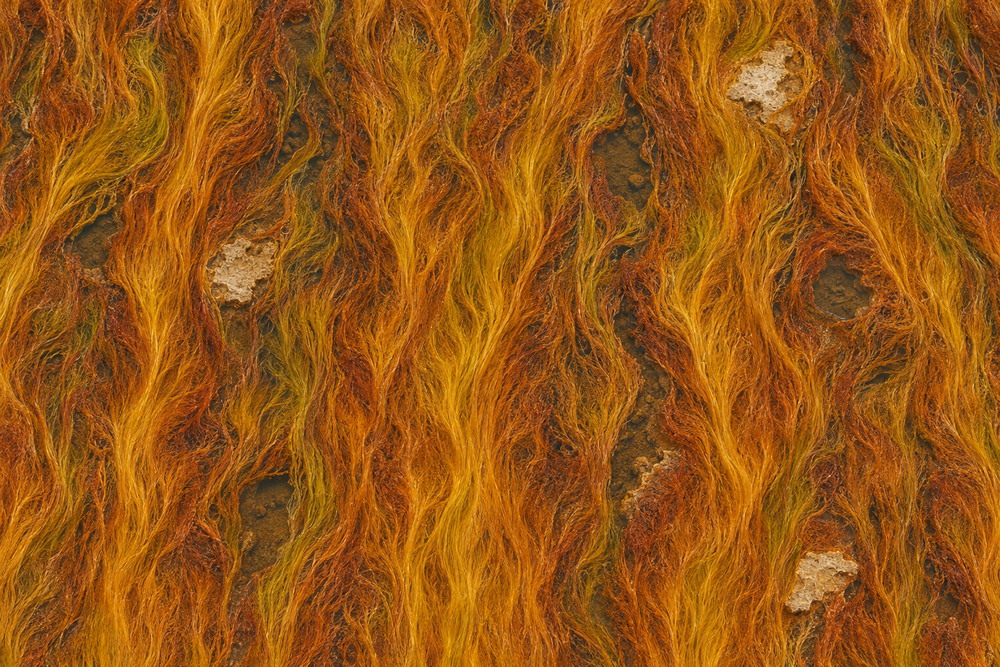
#> input picture assets-src/eye/fluid/mats-aerial-take1.png, 1000 x 667 px, shrunk from 1536 x 1024 before the run
$ python make_matcomb_round.py
#> lines starting #> are read from the running program, lines starting #| are printed output that depends on the picture
"""Writes public/assets/eye/lake/matcomb-round.jpg: the picture of the combed mats, made to meet itself from left to right.

The picture is laid round the lake. Laid turned over at each repeat it met itself, but along every line where it turned it was its own
mirror image, and the tresses on either side of the line made a butterfly. Here the left and right quarters of the picture are passed
over into its own middle, shifted by half its width, so the right edge runs on into the left with no line and nothing is turned over.
Where two layers of strands lie over each other their contrast is kept (the sum is divided by the root of the sum of the squares of
the two shares), so the band where they cross is as rich as the rest.

Run from the root of the repo: python3 assets-src/eye/fluid/make_matcomb_round.py
"""
from pathlib import Path

import numpy as np
from PIL import Image

ROOT = Path(__file__).resolve().parents[3]
SOURCE = ROOT / 'assets-src/eye/fluid/mats-aerial-take1.png'
TARGET = ROOT / 'public/assets/eye/lake/matcomb-round.jpg'

picture = np.asarray(Image.open(SOURCE).convert('RGB'), dtype=np.float64) / 255.0
width = picture.shape[1]
#> width = 1000
across = (np.arange(width) + 0.5) / width
#> across = 1000 values from 0.0005 to 1
# The share of the picture itself: all of it in the middle, none of it at its two edges.
ramp = np.clip(np.minimum(across, 1.0 - across) / 0.3, 0.0, 1.0)
share = (ramp * ramp * (3.0 - 2.0 * ramp))[None, :, None]
passed = np.roll(picture, width // 2, axis=1)
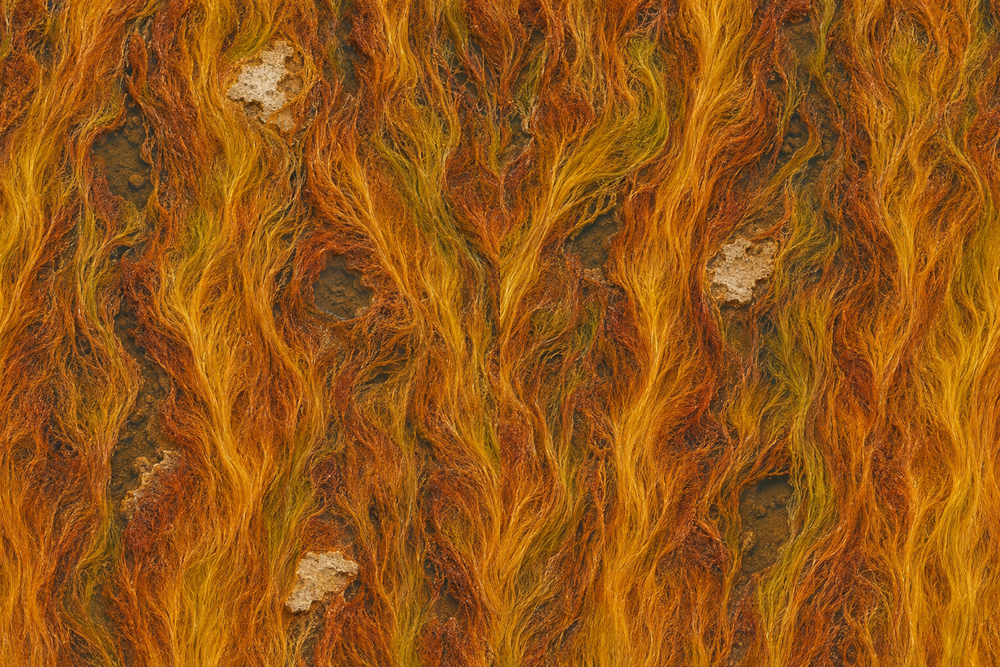
#> passed: shape (667, 1000, 3) float64; mean R, G, B 0.589, 0.337, 0.0786
mean = picture.mean(axis=(0, 1), keepdims=True)
#> mean = [[0.589, 0.337, 0.0786]]
both = mean + ((picture - mean) * share + (passed - mean) * (1.0 - share)) / np.sqrt(share * share + (1.0 - share) * (1.0 - share))
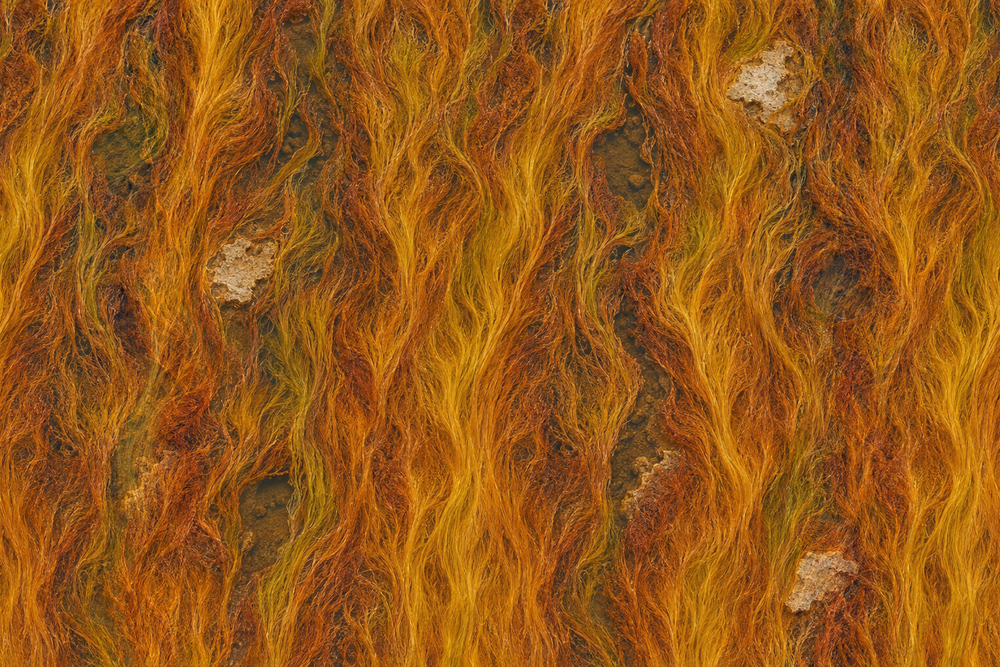
#> both: shape (667, 1000, 3) float64; mean R, G, B 0.595, 0.34, 0.0769; drawn with min black and max white
TARGET.parent.mkdir(parents=True, exist_ok=True)
Image.fromarray((np.clip(both, 0.0, 1.0) * 255.0 + 0.5).astype(np.uint8)).save(TARGET, 'JPEG', quality=90)
#> (the run stopped early here; a loop or call above may not have finished)

$ run again, with assets-src/eye/fluid/matflat-take1.jpg saved as assets-src/eye/fluid/mats-aerial-take1.png
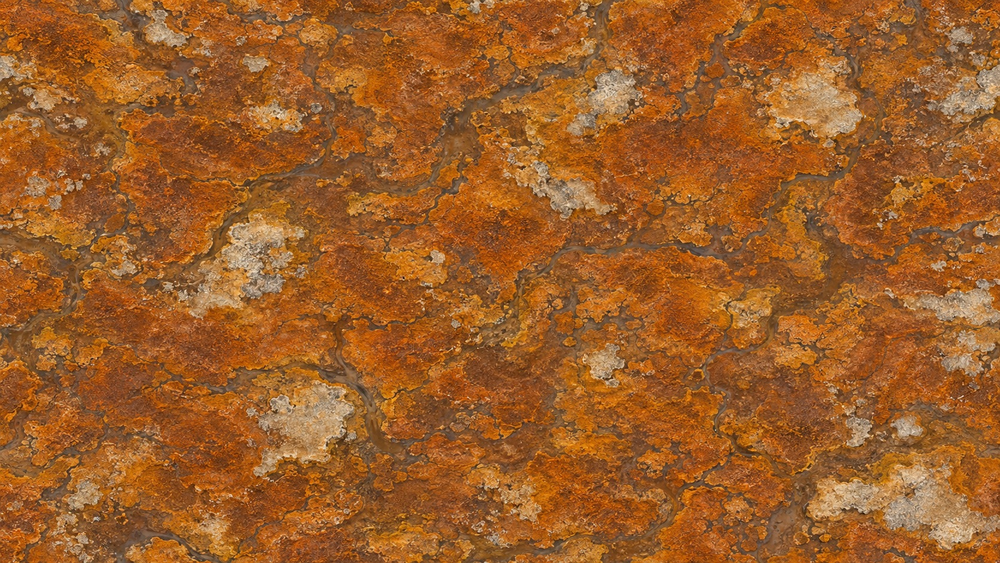
#> input picture assets-src/eye/fluid/matflat-take1.jpg, 1000 x 563 px, shrunk from 1671 x 941 before the run
#> `passed = np.roll(picture, width // 2, axis=1)`:
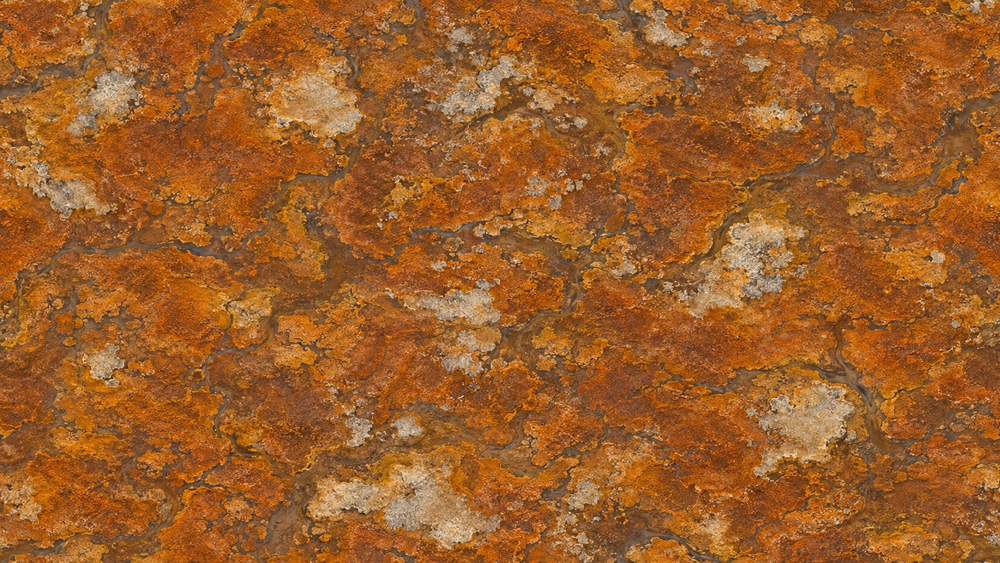
#> passed: shape (563, 1000, 3) float64; mean R, G, B 0.613, 0.368, 0.16
#> mean = [[0.613, 0.368, 0.16]]
#> `both = mean + ((picture - mean) * share + (passed - mean) * (1.0 - sha..`:
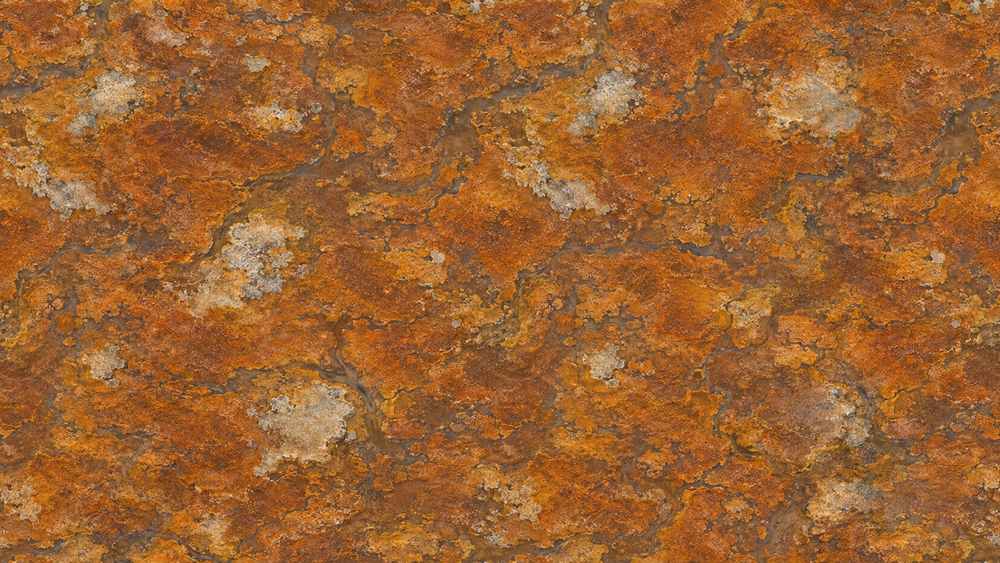
#> both: shape (563, 1000, 3) float64; mean R, G, B 0.613, 0.363, 0.152; drawn with min black and max white
